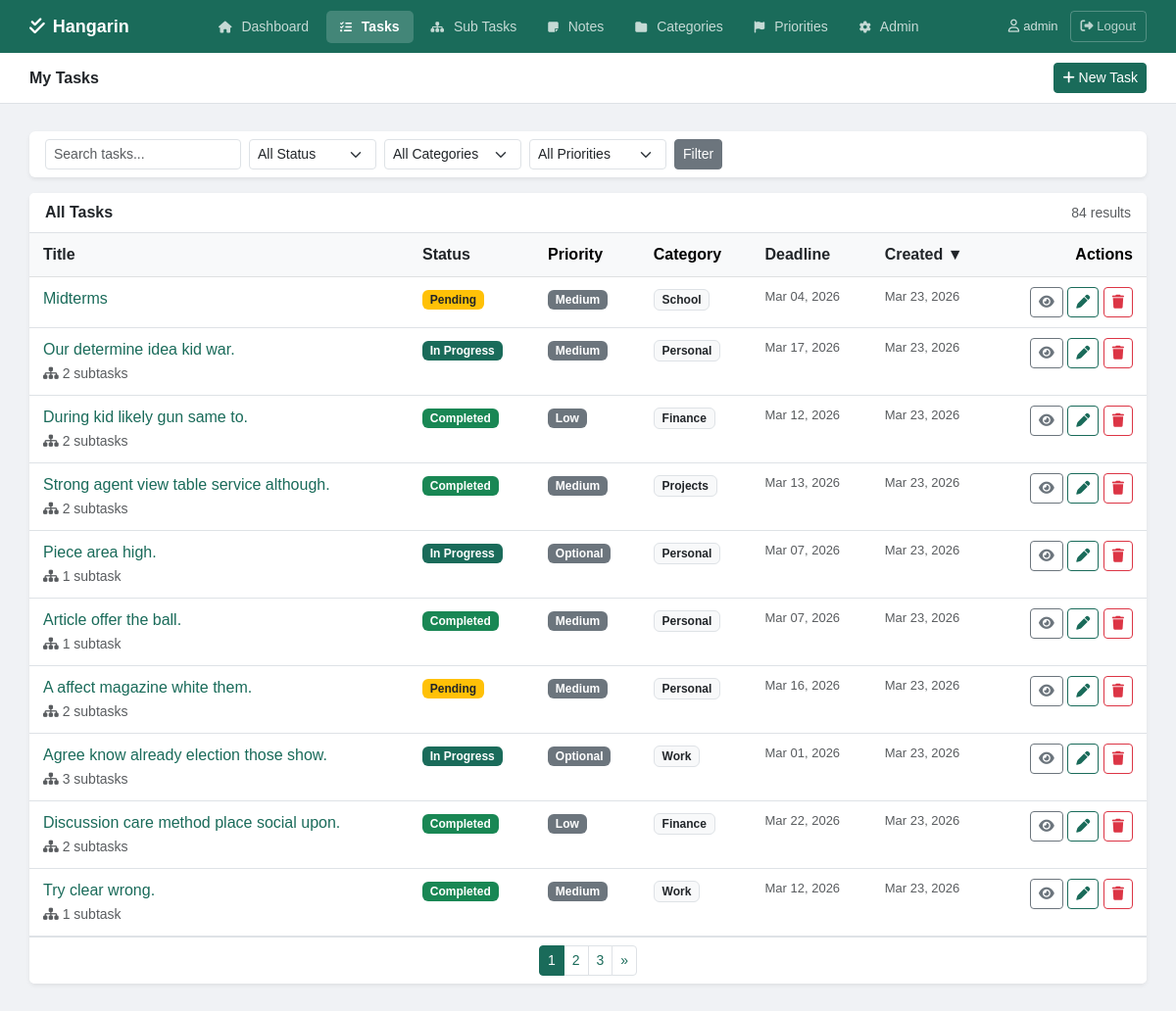
The page /tasks/ (signed in) on the database as committed earlier.
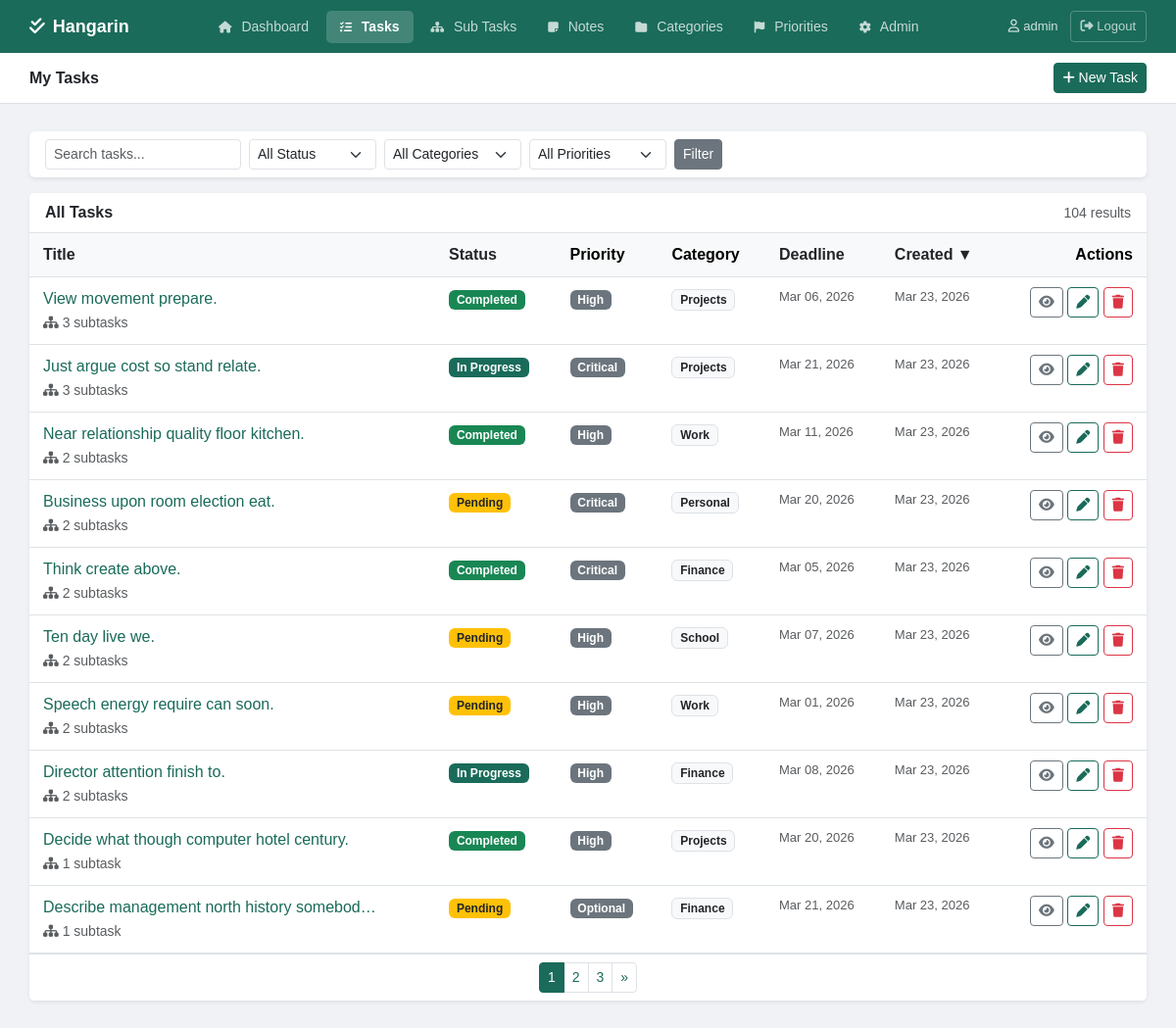
The same page on the database as committed later.
### tasks/models.py (models this page shows, shortened)
class BaseModel(models.Model):
    created_at = models.DateTimeField(auto_now_add=True)
    updated_at = models.DateTimeField(auto_now=True)
    class Meta:
        abstract = True

class Task(BaseModel):
    STATUS_CHOICES = [
        ("Pending", "Pending"),
        ("In Progress", "In Progress"),
        ("Completed", "Completed"),
    ]
    title = models.CharField(max_length=255)
    description = models.TextField(blank=True, null=True)
    deadline = models.DateTimeField(blank=True, null=True)
    status = models.CharField(
        max_length=50,
        choices=STATUS_CHOICES,
        default="Pending"
    )
    category = models.ForeignKey(Category, on_delete=models.SET_NULL, null=True, blank=True)
    priority = models.ForeignKey(Priority, on_delete=models.SET_NULL, null=True, blank=True)
    user = models.ForeignKey(User, on_delete=models.CASCADE, null=True, blank=True)
    class Meta:
        verbose_name = "Task"
        verbose_name_plural = "Tasks"

class Priority(BaseModel):
    name = models.CharField(max_length=100)
    class Meta:
        verbose_name = "Priority"
        verbose_name_plural = "Priorities"

class Category(BaseModel):
    name = models.CharField(max_length=100)
    class Meta:
        verbose_name = "Category"
        verbose_name_plural = "Categories"

### tasks/views.py (the view)
# urls.py: path('tasks/', views.task_list, name='task_list'),
@login_required
def task_list(request):
    tasks = Task.objects.all() if request.user.is_superuser else Task.objects.filter(user=request.user)
    query = request.GET.get('q', '')
    if query:
        tasks = tasks.filter(
            Q(title__icontains=query) |
            Q(description__icontains=query) |
            Q(category__name__icontains=query)
        )
    status_filter = request.GET.get('status', '')
    if status_filter:
        tasks = tasks.filter(status=status_filter)
    category_filter = request.GET.get('category', '')
    if category_filter:
        tasks = tasks.filter(category__id=category_filter)
    priority_filter = request.GET.get('priority', '')
    if priority_filter:
        tasks = tasks.filter(priority__id=priority_filter)
    sort_by = request.GET.get('sort', '-created_at')
    sort_map = {
        'title': 'title',
        '-title': '-title',
        'created_at': 'created_at',
        '-created_at': '-created_at',
        'deadline': 'deadline',
        '-deadline': '-deadline',
        'status': 'status',
        '-status': '-status',
    }
    tasks = tasks.order_by(sort_map.get(sort_by, '-created_at'))
    paginator = Paginator(tasks, 10)
    page_number = request.GET.get('page')
    page_obj = paginator.get_page(page_number)
    categories = Category.objects.all()
    priorities = Priority.objects.all()
    context = {
        'page_obj': page_obj,
        'query': query,
        'status_filter': status_filter,
        'category_filter': category_filter,
        'priority_filter': priority_filter,
        'sort_by': sort_by,
        'categories': categories,
        'priorities': priorities,
        'active_page': 'tasks',
    }
    return render(request, 'tasks/task_list.html', context)

### templates/tasks/task_list.html (shortened to what the changed rows need)
{% extends 'tasks/base.html' %}
{% block content %}
<div class="card border-0 shadow-sm">
    <div class="card-header bg-white d-flex justify-content-between align-items-center border-bottom">
        <span class="fw-semibold">All Tasks</span>
        <small class="text-muted">{{ page_obj.paginator.count }} result{% if page_obj.paginator.count != 1 %}s{% endif %}</small>
    </div>
    {% if page_obj.object_list %}
    <div class="table-responsive">
        <table class="table table-hover mb-0">
            <thead class="table-light">
                <tr>
                    <th><a href="?q={{ query }}&status={{ status_filter }}&category={{ category_filter }}&priority={{ priority_filter }}&sort={% if sort_by == 'title' %}-title{% else %}title{% endif %}" class="text-decoration-none text-dark">Title {% if sort_by == 'title' %}▲{% elif sort_by == '-title' %}▼{% endif %}</a></th>
                    <th><a href="?q={{ query }}&status={{ status_filter }}&category={{ category_filter }}&priority={{ priority_filter }}&sort={% if sort_by == 'status' %}-status{% else %}status{% endif %}" class="text-decoration-none text-dark">Status {% if sort_by == 'status' %}▲{% elif sort_by == '-status' %}▼{% endif %}</a></th>
                    <th>Priority</th>
                    <th>Category</th>
                    <th><a href="?q={{ query }}&status={{ status_filter }}&category={{ category_filter }}&priority={{ priority_filter }}&sort={% if sort_by == 'deadline' %}-deadline{% else %}deadline{% endif %}" class="text-decoration-none text-dark">Deadline {% if sort_by == 'deadline' %}▲{% elif sort_by == '-deadline' %}▼{% endif %}</a></th>
                    <th><a href="?q={{ query }}&status={{ status_filter }}&category={{ category_filter }}&priority={{ priority_filter }}&sort={% if sort_by == 'created_at' %}-created_at{% else %}created_at{% endif %}" class="text-decoration-none text-dark">Created {% if sort_by == 'created_at' %}▲{% elif sort_by == '-created_at' %}▼{% endif %}</a></th>
                    <th class="text-end">Actions</th>
                </tr>
            </thead>
            <tbody>
                {% for task in page_obj %}
                <tr>
                    <td>
                        <a href="{% url 'task_detail' task.pk %}" class="text-decoration-none fw-medium" style="color:#1a6b5a;">{{ task.title|truncatechars:42 }}</a>
                        {% if task.subtasks.count > 0 %}
                        <br><small class="text-muted"><i class="fa-solid fa-sitemap"></i> {{ task.subtasks.count }} subtask{{ task.subtasks.count|pluralize }}</small>
                        {% endif %}
                    </td>
                    <td>
                        {% if task.status == 'Completed' %}<span class="badge bg-success">Completed</span>
                        {% elif task.status == 'In Progress' %}<span class="badge" style="background-color:#1a6b5a;">In Progress</span>
                        {% else %}<span class="badge bg-warning text-dark">Pending</span>{% endif %}
                    </td>
                    <td>{% if task.priority %}<span class="badge bg-secondary">{{ task.priority.name }}</span>{% else %}<span class="text-muted">—</span>{% endif %}</td>
                    <td>{% if task.category %}<span class="badge bg-light text-dark border">{{ task.category.name }}</span>{% else %}<span class="text-muted">—</span>{% endif %}</td>
                    <td class="text-muted" style="font-size:13px;">{% if task.deadline %}{{ task.deadline|date:"M d, Y" }}{% else %}—{% endif %}</td>
                    <td class="text-muted" style="font-size:13px;">{{ task.created_at|date:"M d, Y" }}</td>
                    <td class="text-end">
                        <a href="{% url 'task_detail' task.pk %}" class="btn btn-outline-secondary btn-sm" title="View"><i class="fa-solid fa-eye"></i></a>
                        <a href="{% url 'task_edit' task.pk %}" class="btn btn-outline-primary btn-sm" title="Edit"><i class="fa-solid fa-pen"></i></a>
                        <a href="{% url 'task_delete' task.pk %}" class="btn btn-outline-danger btn-sm" title="Delete"><i class="fa-solid fa-trash"></i></a>
                    </td>
                </tr>
                {% endfor %}
            </tbody>
        </table>
    </div>
    {% if page_obj.has_other_pages %}
    <div class="card-footer bg-white d-flex justify-content-center border-top">
        <nav>
            <ul class="pagination pagination-sm mb-0">
                {% for num in page_obj.paginator.page_range %}
                    {% if page_obj.number == num %}<li class="page-item active"><span class="page-link">{{ num }}</span></li>
                    {% elif num > page_obj.number|add:'-3' and num < page_obj.number|add:'3' %}<li class="page-item"><a class="page-link" href="?page={{ num }}&q={{ query }}&status={{ status_filter }}&category={{ category_filter }}&priority={{ priority_filter }}&sort={{ sort_by }}">{{ num }}</a></li>{% endif %}
                {% endfor %}
            </ul>
        </nav>
    </div>
    {% endif %}
    {% else %}
    <div class="card-body text-center py-5 text-muted">
        <i class="fa-solid fa-magnifying-glass fa-2x mb-3 d-block opacity-25"></i>
        <p>{% if query %}No results found. {% endif %}<a href="{% url 'task_create' %}" style="color:#1a6b5a;">Create a new task</a></p>
    </div>
    {% endif %}
</div>
{% endblock %}

Rows that differ between the two databases and show on the page:
no longer on this page (row unchanged): Task: title "Midterms", status "Pending", priority.name "Medium", category.name "School", deadline "Mar 04, 2026", created_at "Mar 23, 2026"
no longer on this page (row unchanged): Task: title "Our determine idea kid war.", subtasks.count "2", status "In Progress", priority.name "Medium", category.name "Personal", deadline "Mar 17, 2026", created_at "Mar 23, 2026"
no longer on this page (row unchanged): Task: title "During kid likely gun same to.", subtasks.count "2", status "Completed", priority.name "Low", category.name "Finance", deadline "Mar 12, 2026", created_at "Mar 23, 2026"
no longer on this page (row unchanged): Task: title "Strong agent view table service although.", subtasks.count "2", status "Completed", priority.name "Medium", category.name "Projects", deadline "Mar 13, 2026", created_at "Mar 23, 2026"
no longer on this page (row unchanged): Task: title "Piece area high.", subtasks.count "1", status "In Progress", priority.name "Optional", category.name "Personal", deadline "Mar 07, 2026", created_at "Mar 23, 2026"
no longer on this page (row unchanged): Task: title "Article offer the ball.", subtasks.count "1", status "Completed", priority.name "Medium", category.name "Personal", deadline "Mar 07, 2026", created_at "Mar 23, 2026"
no longer on this page (row unchanged): Task: title "A affect magazine white them.", subtasks.count "2", status "Pending", priority.name "Medium", category.name "Personal", deadline "Mar 16, 2026", created_at "Mar 23, 2026"
no longer on this page (row unchanged): Task: title "Agree know already election those show.", subtasks.count "3", status "In Progress", priority.name "Optional", category.name "Work", deadline "Mar 01, 2026", created_at "Mar 23, 2026"
no longer on this page (row unchanged): Task: title "Discussion care method place social upon.", subtasks.count "2", status "Completed", priority.name "Low", category.name "Finance", deadline "Mar 22, 2026", created_at "Mar 23, 2026"
no longer on this page (row unchanged): Task: title "Try clear wrong.", subtasks.count "1", status "Completed", priority.name "Medium", category.name "Work", deadline "Mar 12, 2026", created_at "Mar 23, 2026"
added Task: title "View movement prepare.", subtasks.count "3", status "Completed", priority.name "High", category.name "Projects", deadline "Mar 06, 2026", created_at "Mar 23, 2026"
added Task: title "Just argue cost so stand relate.", subtasks.count "3", status "In Progress", priority.name "Critical", category.name "Projects", deadline "Mar 21, 2026", created_at "Mar 23, 2026"
added Task: title "Near relationship quality floor kitchen.", subtasks.count "2", status "Completed", priority.name "High", category.name "Work", deadline "Mar 11, 2026", created_at "Mar 23, 2026"
added Task: title "Business upon room election eat.", subtasks.count "2", status "Pending", priority.name "Critical", category.name "Personal", deadline "Mar 20, 2026", created_at "Mar 23, 2026"
added Task: title "Think create above.", subtasks.count "2", status "Completed", priority.name "Critical", category.name "Finance", deadline "Mar 05, 2026", created_at "Mar 23, 2026"
added Task: title "Ten day live we.", subtasks.count "2", status "Pending", priority.name "High", category.name "School", deadline "Mar 07, 2026", created_at "Mar 23, 2026"
added Task: title "Speech energy require can soon.", subtasks.count "2", status "Pending", priority.name "High", category.name "Work", deadline "Mar 01, 2026", created_at "Mar 23, 2026"
added Task: title "Director attention finish to.", subtasks.count "2", status "In Progress", priority.name "High", category.name "Finance", deadline "Mar 08, 2026", created_at "Mar 23, 2026"
added Task: title "Decide what though computer hotel century.", subtasks.count "1", status "Completed", priority.name "High", category.name "Projects", deadline "Mar 20, 2026", created_at "Mar 23, 2026"
added Task: title "Describe management north history somebod…", subtasks.count "1", status "Pending", priority.name "Optional", category.name "Finance", deadline "Mar 21, 2026", created_at "Mar 23, 2026"
Other text that changed with them:
{{ page_obj.paginator.count }}: "84" → "104"
